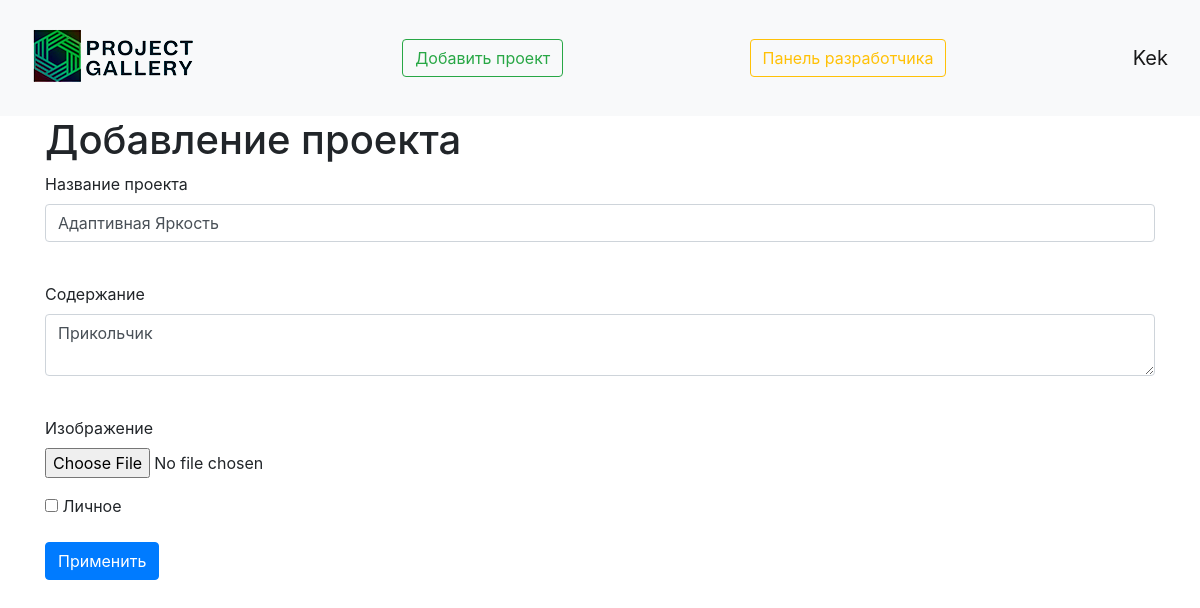
Before: /projects/6 (signed in) with the older database file.
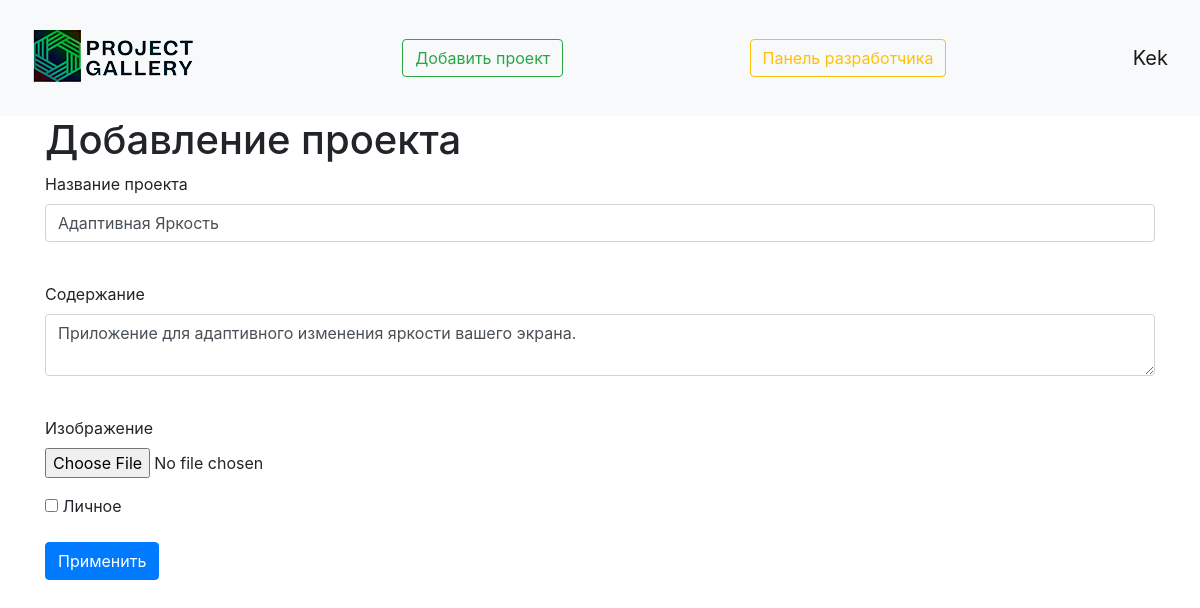
After: the same page with the newer database file.
### data/projects.py (models this page shows)
class Projects(SqlAlchemyBase, SerializerMixin):
    __tablename__ = 'projects'
    id = sqlalchemy.Column(sqlalchemy.Integer,
                           primary_key=True, autoincrement=True)
    title = sqlalchemy.Column(sqlalchemy.String, nullable=True)
    content = sqlalchemy.Column(sqlalchemy.String, nullable=True)
    created_date = sqlalchemy.Column(sqlalchemy.DateTime,
                                     default=datetime.datetime.now)
    is_private = sqlalchemy.Column(sqlalchemy.Boolean, default=True)
    is_confirmed = sqlalchemy.Column(sqlalchemy.Boolean, nullable=True, default=False)
    is_deleted = sqlalchemy.Column(sqlalchemy.Boolean, nullable=True, default=False)
    image = sqlalchemy.Column()
    user_id = sqlalchemy.Column(sqlalchemy.Integer,
                                sqlalchemy.ForeignKey("users.id"))
    user = orm.relation('User')

### main.py (the view, shortened to what this page needs)
@app.route('/projects/<int:id>', methods=['GET', 'POST'])
@login_required
def edit_projects(id):
    form = ProjectsForm()
    if request.method == "GET":
        db_sess = db_session.create_session()
        projects = db_sess.query(Projects).filter(Projects.id == id).first()
        if projects.is_confirmed:
            projects.is_confirmed = False
        if projects:
            form.title.data = projects.title
            form.content.data = projects.content
            form.is_private.data = projects.is_private
        else:
            abort(404)
    return render_template('projects.html',
                           title='Редактирование проекта',
                           form=form
                           )

### forms/projects.py
class ProjectsForm(FlaskForm):
    title = StringField('Название проекта', validators=[DataRequired()])
    content = TextAreaField("Содержание")
    is_private = BooleanField("Личное")
    image = FileField('Изображение')
    submit = SubmitField('Применить')

### data/db_session.py (called while the page is built)
def create_session() -> Session:
    global __factory
    return __factory()

### main.py (called while the page is built)
@login_manager.user_loader
def load_user(user_id):
    db_sess = db_session.create_session()
    return db_sess.query(User).get(user_id)

### templates/projects.html (shortened to what this page needs)
{% extends "base.html" %}
{% block content %}
<h1>Добавление проекта</h1>
<form action="" method="post" enctype="multipart/form-data" novalidate>
    <p>
        {{ form.title.label }}<br>
        {{ form.title(class="form-control") }}<br>
    </p>
    <p>
        {{ form.content.label }}<br>
        {{ form.content(class="form-control") }}<br>
    </p>
    <p>
        {{ form.image.label() }}<br>
        {{ form.image() }}<br>
    </p>
    <p>{{ form.is_private() }} {{ form.is_private.label }}</p>
    <p>{{ form.submit(type="submit", class="btn btn-primary") }}</p>
</form>
{% endblock %}

Changed rows visible on the page:
changed Projects "Адаптивная Яркость": content "Прикольчик" → "Приложение для адаптивного изменения яркости вашего экрана."
